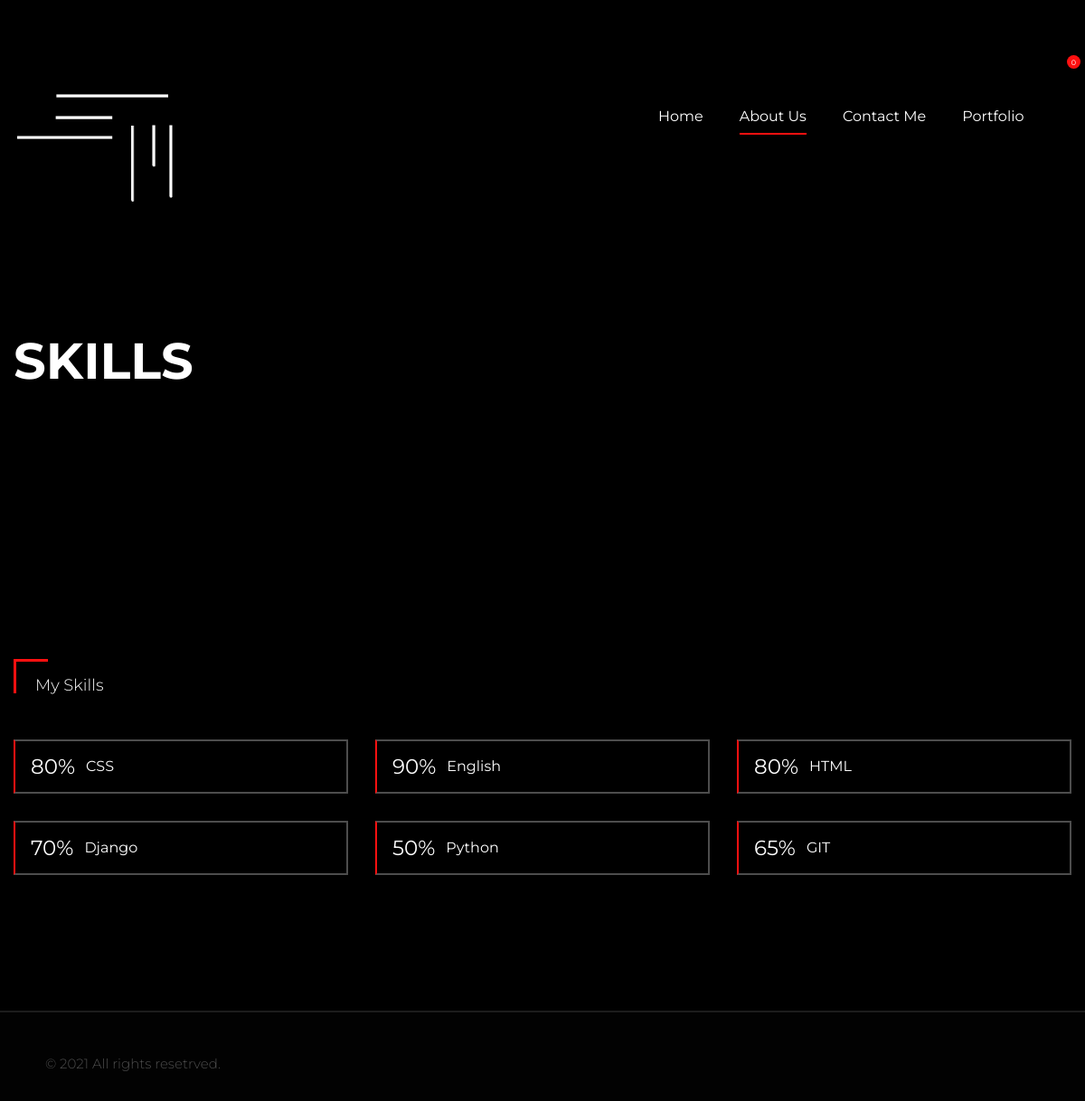
/about, run on the app's committed database.
### CVabout/models.py (models this page shows, shortened)
class Skills(models.Model):
    skill   = models.CharField(max_length=40, blank=False)
    percent = models.PositiveIntegerField()

### CVabout/views.py (the view)
# urls.py: path('about', about, name="aboutPage")
def about(request:HttpRequest):
    skills = sorted(Skills.objects.all(), key=lambda x : x.percent + randint(-10, 10), reverse=True)
    context = {
        'skills' : skills
    }
    return render(request, 'about.html', context)

### CVabout/templates/about.html (shortened to what this page needs)
{% load static%}
{% load render_partial%}
<!DOCTYPE html>
<html lang="en">
<head>
    {% include 'components/head.html' %}
</head>
<body>
    <div class="page-wrapper">
        {% include 'components/siteheader.html'%}
        <section class="page-title">
            <div class="auto-container">
                <h1>Skills</h1>
            </div>
        </section>
        <section class="skrill-section">
            <div class="auto-container">
                <div class="sec-title">
                    <h6>My Skills</h6>
                </div>
                <div class="skills">
                    <div class="row clearfix">
                    {% for skill in skills %}
                        <div class="skill-item column col-lg-4 col-md-6 col-sm-12">
                            <div class="skill-bar">
                                <div class="bar-inner">
                                    <div class="skill-header clearfix">
                                        <div class="skill-percentage"><div class="count-box"><span class="count-text" data-speed="2000" data-stop="{{skill.percent}}">{{skill.percent}}</span>%</div></div>
                                        <div class="skill-title">{{skill.skill}}</div>
                                    </div>
                                </div>
                            </div>
                        </div>
                    {% endfor %}
                    </div>
                </div>
            </div>
        </section>
        <footer class="main-footer">
            {% include 'components/footer.html' %}
        </footer>
    </div>
</body>
</html>

### assets/css/responsive.css (style rules this page uses)
@media only screen and (max-width: 5000px) { .page-wrapper { overflow:hidden; } }
@media only screen and (max-width: 1340px) { .page-wrapper { overflow:hidden; } }

### data on the page
Skills: percent "80", skill "CSS"
Skills: percent "90", skill "English"
Skills: percent "80", skill "HTML"
Skills: percent "70", skill "Django"
Skills: percent "50", skill "Python"
Skills: percent "65", skill "GIT"
